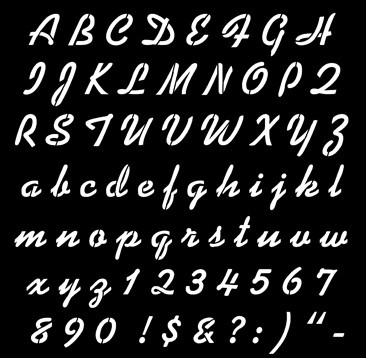
#> input picture images/alp.jpg, 366 x 358 px
$ python Ero_Dil_1.py
#> lines starting #> are read from the running program, lines starting #| are printed output that depends on the picture
import numpy as np
import cv2

def morph():
    img = cv2.imread('images/alp.jpg', cv2.IMREAD_GRAYSCALE)
#> img is the input picture: shape (358, 366); min 0, max 255, mean 35

    kernel = np.ones((3,3), np.uint8)
    #이미지에 가해지는 변형을 결정하는 구조화된 요소로 불리는 커널
    #3x3 크기의 1로 채워진 매트릭스를 생성
    erosion = cv2.erode(img, kernel, iterations=1)
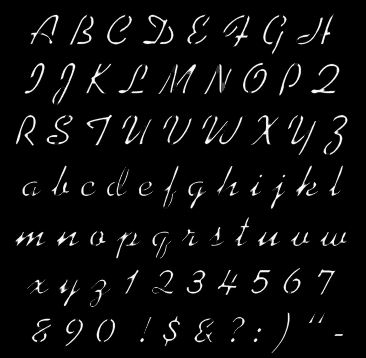
#> erosion: shape (358, 366); min 0, max 254, mean 11.6
    #전경이 되는 이미지의 경계부분을 침식시켜 배경 이미지로 전환
    #iterations : Erosion 반복 횟수
    dilation = cv2.dilate(img, kernel, iterations=1)
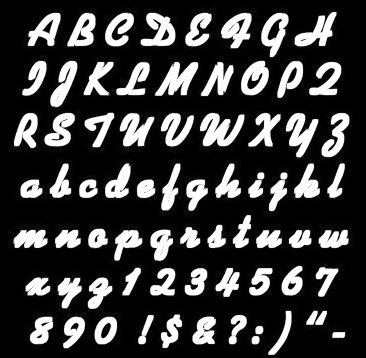
#> dilation: shape (358, 366); min 0, max 255, mean 60.1
    #erosin의 반대 이미지의 경계부분을 팽창시켜 전경 이미지로 전환

    cv2.imshow('original', img)
    cv2.imshow('erosion', erosion)
    cv2.imshow('dilation', dilation)

    cv2.waitKey(0)
    cv2.destroyAllWindows()

morph()

$ run again, with images/bbox.jpg copied over images/alp.jpg
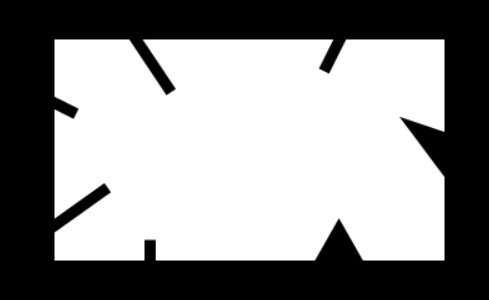
#> input picture images/bbox.jpg, 489 x 300 px
#> in morph, img is the input picture: shape (300, 489); min 0, max 255, mean 142.2
#> in morph, `erosion = cv2.erode(img, kernel, iterations=1)`:
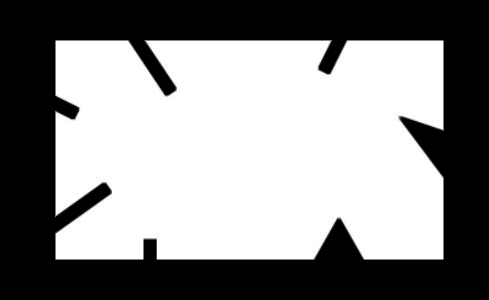
#> erosion: shape (300, 489); min 0, max 255, mean 138.8
#> in morph, `dilation = cv2.dilate(img, kernel, iterations=1)`:
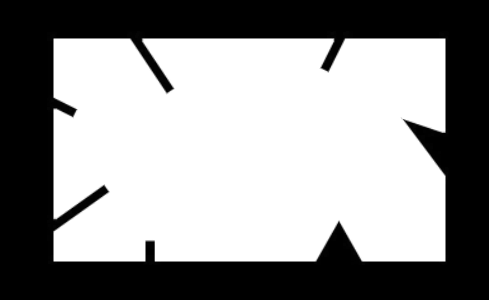
#> dilation: shape (300, 489); min 0, max 255, mean 145.7

$ run again, with images/closing.jpg copied over images/alp.jpg
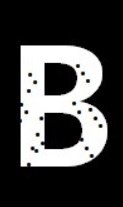
#> input picture images/closing.jpg, 123 x 207 px
#> in morph, `erosion = cv2.erode(img, kernel, iterations=1)`:
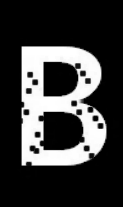
#> erosion: shape (207, 123); min 0, max 255, mean 58.8
#> in morph, `dilation = cv2.dilate(img, kernel, iterations=1)`:
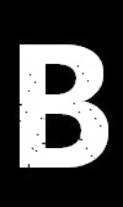
#> dilation: shape (207, 123); min 0, max 255, mean 79.6
